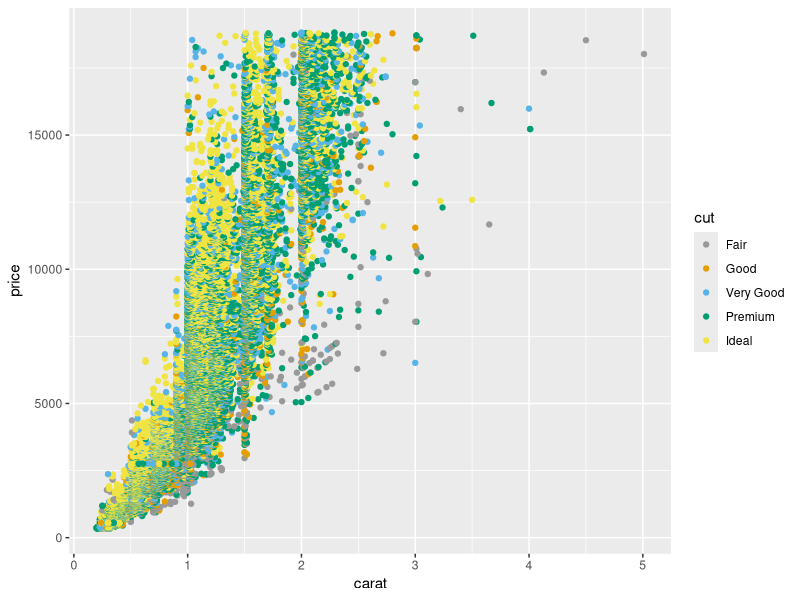
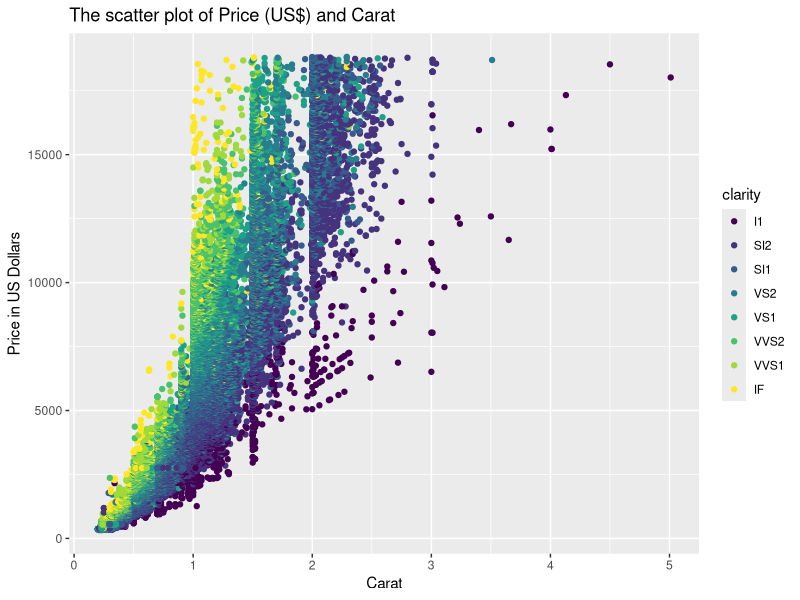
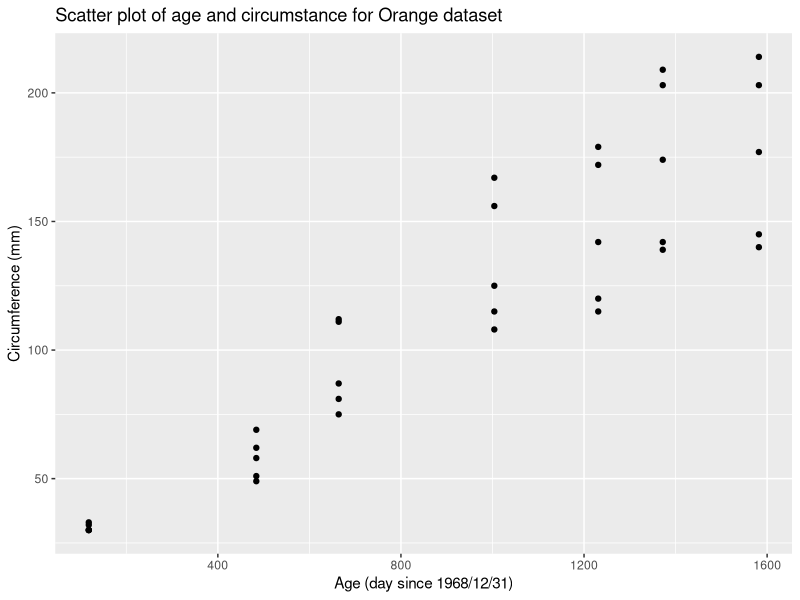
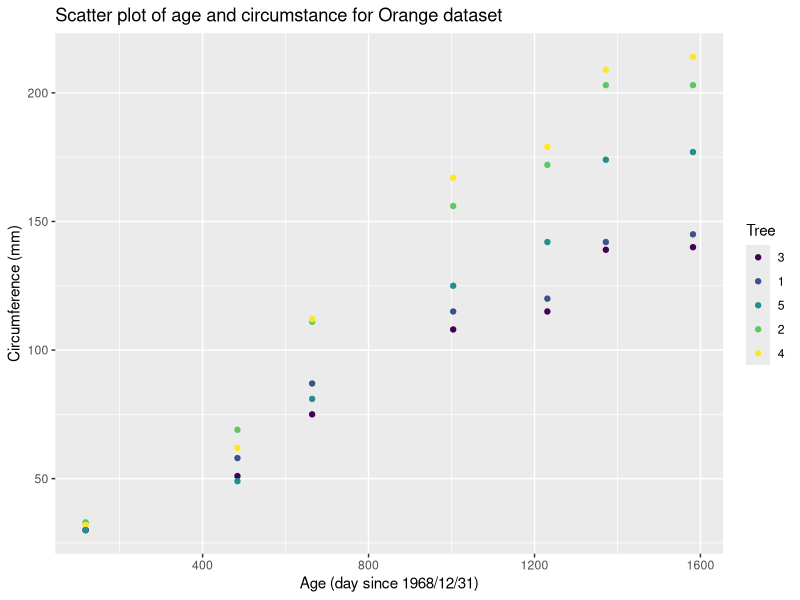
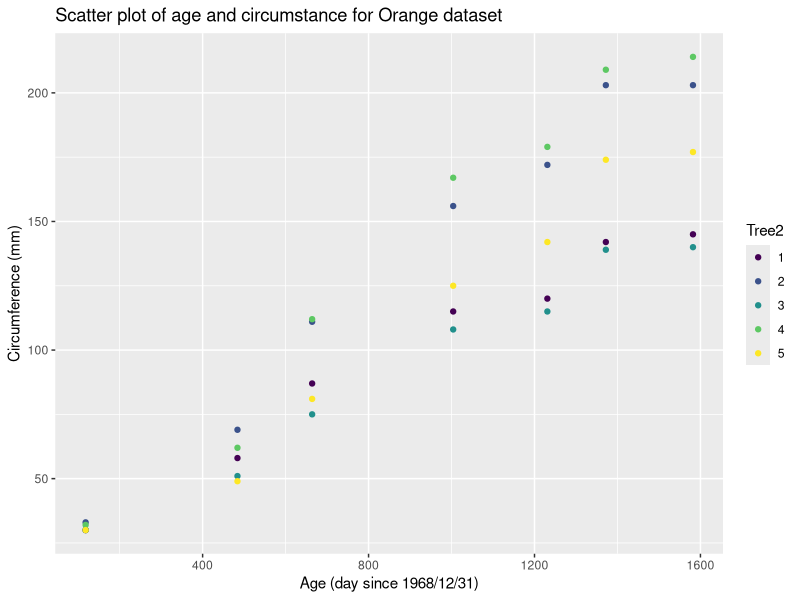
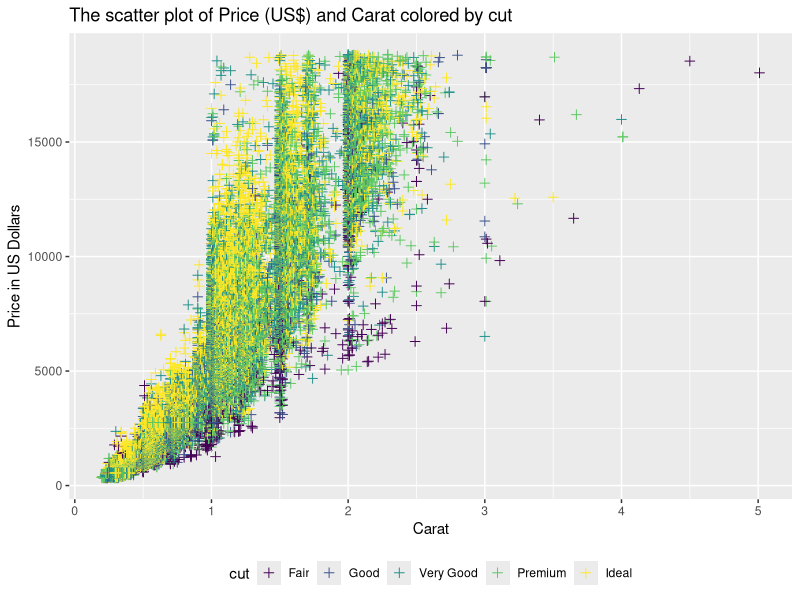
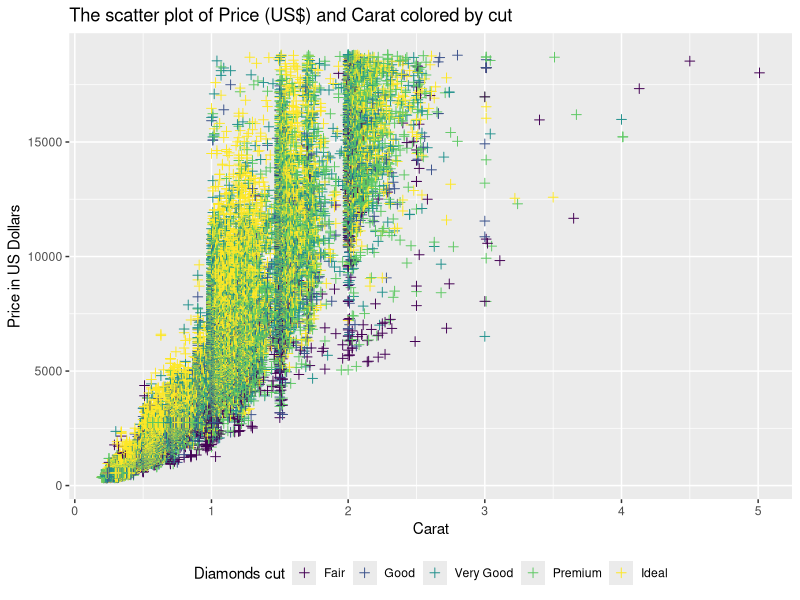
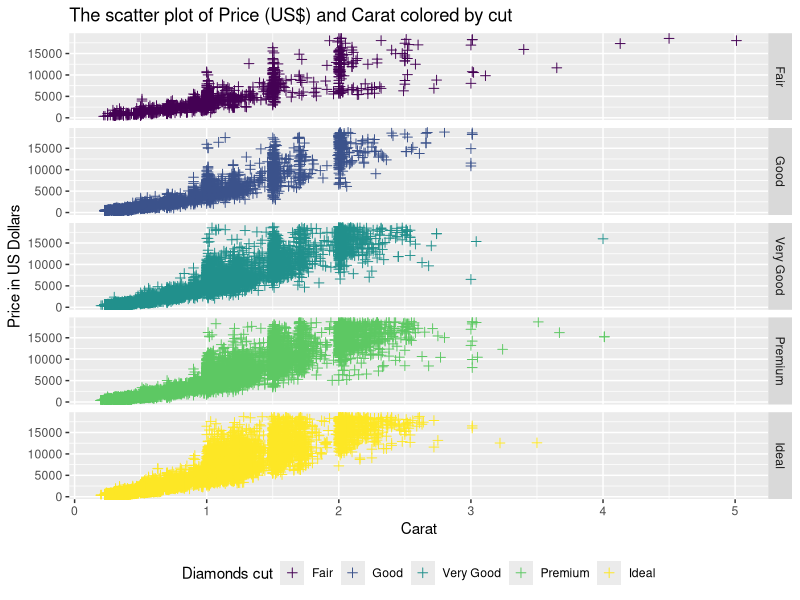

Source code (R) for these figures, in order:
#Day04#
######################################
#1. Somthing related with last Friday
######################################
# (1) Colors
#scale_color_manual can be used for lines and points
# Refer for this for more details about the colors 
#https://www.datanovia.com/en/blog/ggplot-colors-best-tricks-you-will-love/
library(tidyverse)
ggplot() +
  geom_point(aes(x=carat,y=price,color=cut),data=diamonds) +
  scale_color_manual(values=c("#999999", "#E69F00", "#56B4E9", "#009E73","#F0E442"))

# (2) Add title
ggplot() +
  geom_point(aes(x=carat, y=price,color=clarity), 
             data=diamonds) +
  labs(x="Carat", y="Price in US Dollars")+
  ggtitle("The scatter plot of Price (US$) and Carat")

?Orange
ggplot() +
  geom_point(aes(x=age, y=circumference), data=Orange)+
  labs(x="Age (day since 1968/12/31)", y="Circumference (mm)",
       title="Scatter plot of age and circumstance for Orange dataset")

#How about color-mark it by tree?
head(Orange)
ggplot() +
  geom_point(aes(x=age, y=circumference,color=Tree), data=Orange)+
  labs(x="Age (day since 1968/12/31)", y="Circumference (mm)",
       title="Scatter plot of age and circumstance for Orange dataset")
Orange$Tree
#Any question?

Orange$Tree2 <- ordered(Orange$Tree,levels=c(1,2,3,4,5))
Orange
Orange$Tree2

ggplot() +
  geom_point(aes(x=age, y=circumference,color=Tree2), data=Orange)+
  labs(x="Age (day since 1968/12/31)", y="Circumference (mm)",
       title="Scatter plot of age and circumstance for Orange dataset")
######################################
#2. More on scatter plot
######################################
#(1) size/shape of point, Legends
#http://www.sthda.com/english/wiki/ggplot2-point-shapes

ggplot() +
  geom_point(aes(x=carat, y=price,color=cut),data=diamonds,
             size=2,shape=3) +
  labs(x="Carat", y="Price in US Dollars")+
  ggtitle("The scatter plot of Price (US$) and Carat colored by cut")+
  theme(legend.position = "bottom")#"top"

#size - (default: 0.5) diameter of the point
#shape - (default: 16=dot) the shape of the point

#Change name of the legend
ggplot() +
  geom_point(aes(x=carat, y=price,color=cut),data=diamonds,
             size=2,shape=3) +
  labs(x="Carat", y="Price in US Dollars",color="Diamonds cut")+
  ggtitle("The scatter plot of Price (US$) and Carat colored by cut")+
  theme(legend.position = "bottom")#"top"


#(2) Display Layout panels in a grid
#https://plot.ly/ggplot2/facet_grid/
#facet_grid(var_vertical~var_horizontal)

#Vertical direction
ggplot() +
  geom_point(aes(x=carat, y=price,color=cut),data=diamonds,
             size=2,shape=3) +
  labs(x="Carat", y="Price in US Dollars",color="Diamonds cut")+
  ggtitle("The scatter plot of Price (US$) and Carat colored by cut")+
  theme(legend.position = "bottom")+#"top"
  facet_grid(cut~.)


#Horizontal direction
ggplot() +
  geom_point(aes(x=carat, y=price,color=cut),data=diamonds,
             size=2,shape=3) +
  labs(x="Carat", y="Price in US Dollars",color="Diamonds cut")+
  ggtitle("The scatter plot of Price (US$) and Carat colored by cut")+
  theme(legend.position = "bottom")+#"top"
  facet_grid(.~cut)

ggplot() +
  geom_point(aes(x=carat, y=price,color=cut),data=diamonds,
             size=2,shape=3) +
  labs(x="Carat", y="Price in US Dollars",color="Diamonds cut")+
  ggtitle("The scatter plot of Price (US$) and Carat colored by cut")+
  theme(legend.position = "bottom")+#"top"
  facet_grid(.~clarity)



##########################################
#3.Visualizing frequency/amount--Bar graph (added later)
##(Fundamentals of datavis: Chapter 6)
##########################################

##3.1 Visualizing frequency
##########################
#(1) Make the graph
head(diamonds)
## What should we do with the "clarity" variable?
##   It is qualitative -- Make a bargraph--geom_bar
?geom_bar

ggplot() +
  geom_bar(aes(x=clarity),data=diamonds)

#can just specify what variable you're interested with. 
#geom_bar will display the groups in the x axis and y is the
#frequency of the group.

#(2) How is it made?
##Do I have other way to create the same graph?
table(diamonds$clarity)
clarity_df <- data.frame(table(diamonds$clarity))
clarity_df
str(clarity_df)
#it's the summary dataset

ggplot() +
  geom_bar(aes(x=Var1),data=clarity_df)
#There are 8 levels, each appeared once. 

ggplot() +
  geom_col(aes(x=Var1,y=Freq),data=clarity_df)


#(3) Want to display the bars horizontally?



##3.2 Visualizing amount
##########################
#Visualize the median price for each type of cut?

